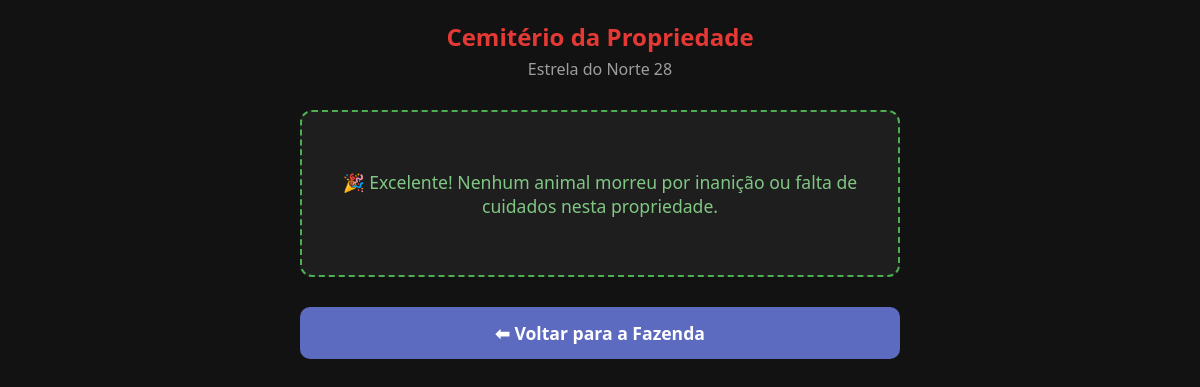
The page /cemiterio/28 (signed in) on the database as committed earlier.
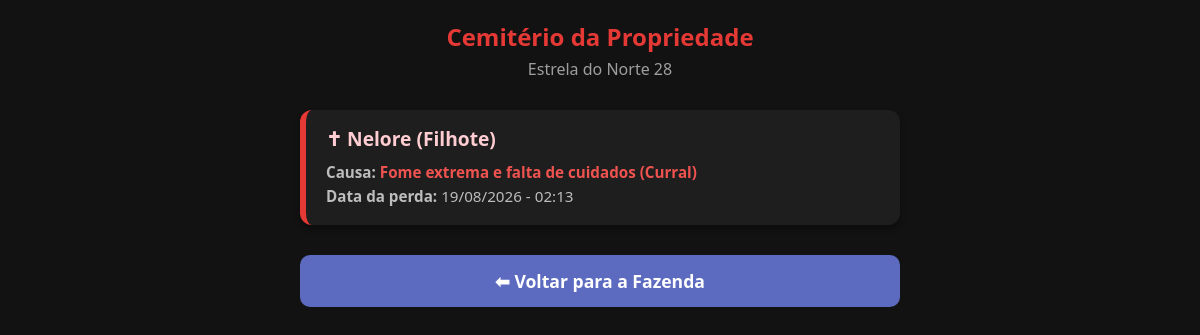
The same page on the database as committed later.
### database.py (models this page shows)
class Propriedade(db.Model):
    __tablename__ = 'propriedades'
    id = db.Column(db.Integer, primary_key=True)
    nome = db.Column(db.String(100), nullable=False)
    preco = db.Column(db.Float, nullable=False)
    tipo = db.Column(db.String(50), default="Sítio")
    dono_id = db.Column(db.Integer, db.ForeignKey('jogadores.id'), nullable=True)
    cap_silo = db.Column(db.Integer, default=500)
    cap_armazem = db.Column(db.Integer, default=200)
    cap_curral = db.Column(db.Integer, default=10)
    tem_represa_geral = db.Column(db.Boolean, default=False)
    tem_chiqueiro = db.Column(db.Boolean, default=False)
    tem_galinheiro = db.Column(db.Boolean, default=False)
    est_milho = db.Column(db.Integer, default=0)
    est_soja = db.Column(db.Integer, default=0)
    est_cafe = db.Column(db.Integer, default=0)
    est_arroz = db.Column(db.Integer, default=0)
    est_feijao = db.Column(db.Integer, default=0)
    est_algodao = db.Column(db.Integer, default=0)
    est_cana = db.Column(db.Integer, default=0)
    est_mandioca = db.Column(db.Integer, default=0)
    est_pimenta = db.Column(db.Integer, default=0)
    est_cacau = db.Column(db.Integer, default=0)
    est_acai = db.Column(db.Integer, default=0)
    est_cupuacu = db.Column(db.Integer, default=0)
    est_banana = db.Column(db.Integer, default=0)
    est_abacaxi = db.Column(db.Integer, default=0)
    est_melancia = db.Column(db.Integer, default=0)
    est_sal = db.Column(db.Integer, default=0)
    est_racao = db.Column(db.Integer, default=0)
    est_adubo = db.Column(db.Integer, default=0)
    est_veneno = db.Column(db.Integer, default=0)
    est_combustivel = db.Column(db.Integer, default=0)
    est_vacina_aftosa = db.Column(db.Integer, default=0)
    est_vacina_brucelose = db.Column(db.Integer, default=0)
    est_medicamento_geral = db.Column(db.Integer, default=0)
    est_suplemento_engorda = db.Column(db.Integer, default=0)
    lotes = db.relationship('Lote', backref='fazenda', lazy=True)

class HistoricoMorte(db.Model):
    __tablename__ = 'historico_mortes'
    id = db.Column(db.Integer, primary_key=True)
    propriedade_id = db.Column(db.Integer, db.ForeignKey('propriedades.id'), nullable=True)
    raca = db.Column(db.String(50), nullable=False)
    fase = db.Column(db.String(20), nullable=False)
    causa = db.Column(db.String(100), default="Maus tratos / Fome")
    data_morte = db.Column(db.DateTime, default=datetime.utcnow)
    propriedade = db.relationship('Propriedade', backref='mortes_registradas', lazy=True)

### app.py (the view)
@app.route('/cemiterio/<int:prop_id>')
def cemiterio(prop_id):
    if 'usuario' not in session:
        return redirect(url_for('login'))
    jogador = Jogador.query.filter_by(username=session['usuario']).first()
    if not jogador:
        session.pop('usuario', None)
        return redirect(url_for('login'))
    propriedade = Propriedade.query.get(prop_id)
    if not propriedade or propriedade.dono_id != jogador.id:
        return redirect(url_for('mapa'))
    mortes = HistoricoMorte.query.filter_by(propriedade_id=prop_id).order_by(HistoricoMorte.data_morte.desc()).all()
    return render_template('cemiterio.html',
                           jogador=jogador,
                           user=jogador,
                           fazenda=propriedade,
                           mortes=mortes)

### templates/cemiterio.html (shortened to what this page needs)
<!DOCTYPE html>
<html lang="pt-BR">
<head>
</head>
<body>
    <div class="container">
        <div class="cabecalho">
            <h2>Cemitério da Propriedade</h2>
            <p>{{ fazenda.nome }}</p>
        </div>
        {% if mortes %}
            {% for morto in mortes %}
            <div class="card-morte">
                <h3>✝ {{ morto.raca|capitalize }} ({{ morto.fase }})</h3>
                <p class="info"><strong>Causa:</strong> <span class="destaque">{{ morto.causa }}</span></p>
                <p class="info"><strong>Data da perda:</strong> {{ morto.data_morte.strftime('%d/%m/%Y - %H:%M') }}</p>
            </div>
            {% endfor %}
        {% else %}
            <div class="sucesso">
                <p>🎉 Excelente! Nenhum animal morreu por inanição ou falta de cuidados nesta propriedade.</p>
            </div>
        {% endif %}
        <a href="{{ url_for('fazenda', prop_id=fazenda.id) }}" class="btn-voltar">
            ⬅ Voltar para a Fazenda
        </a>
    </div>
</body>
</html>

### templates/cemiterio.html (style rules this page uses)
body { background-color: #121212; color: #ffffff; font-family: 'Segoe UI', Tahoma, Geneva, Verdana, sans-serif; margin: 0; padding: 20px; }
.container { max-width: 600px; margin: 0 auto; }
.cabecalho { text-align: center; margin-bottom: 30px; }
.cabecalho h2 { margin: 0; color: #e53935; }
.cabecalho p { color: #9e9e9e; margin-top: 5px; }
.card-morte { background-color: #1e1e1e; border-radius: 12px; padding: 15px 20px; margin-bottom: 15px; border-left: 6px solid #e53935; box-shadow: 0 4px 6px rgba(0,0,0,0.3); }
.card-morte h3 { font-size: 1.2em; margin: 0 0 10px 0; color: #ffcdd2; }
.info { margin: 4px 0; color: #bdbdbd; font-size: 0.95em; }
.destaque { color: #ef5350; font-weight: bold; }
.btn-voltar { display: block; width: 100%; text-align: center; background-color: #5c6bc0; color: white; padding: 14px; text-decoration: none; border-radius: 10px; margin-top: 30px; font-weight: bold; font-size: 1.1em; box-sizing: border-box; }

Rows that differ between the two databases and show on the page:
added HistoricoMorte: raca "Nelore", fase "Filhote", causa "Fome extrema e falta de cuidados (Curral)", data_morte "19/08/2026 - 02:13"
Other text that changed with them:
text no longer shown: "🎉 Excelente! Nenhum animal morreu por inanição ou falta de cuidados nesta propriedade."
